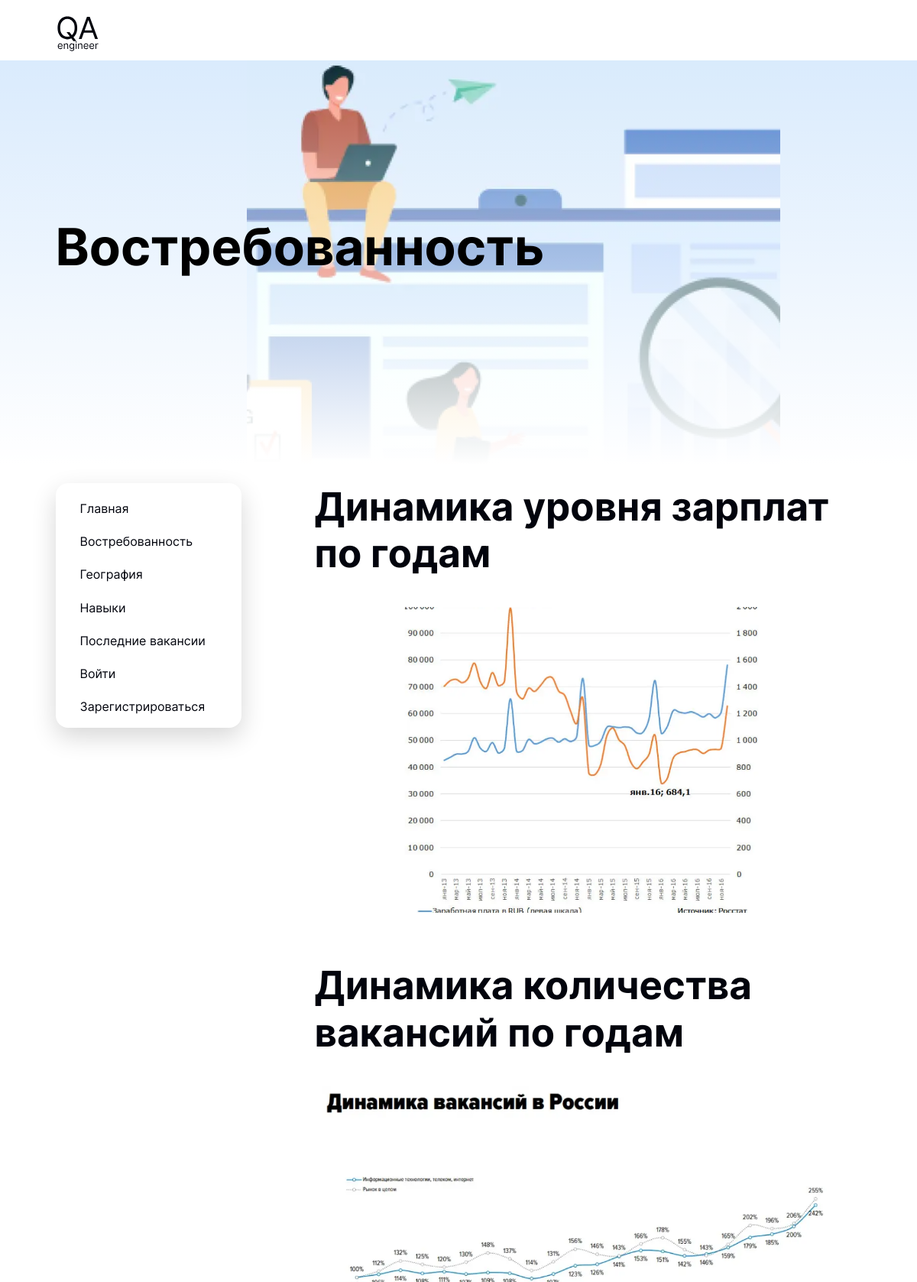
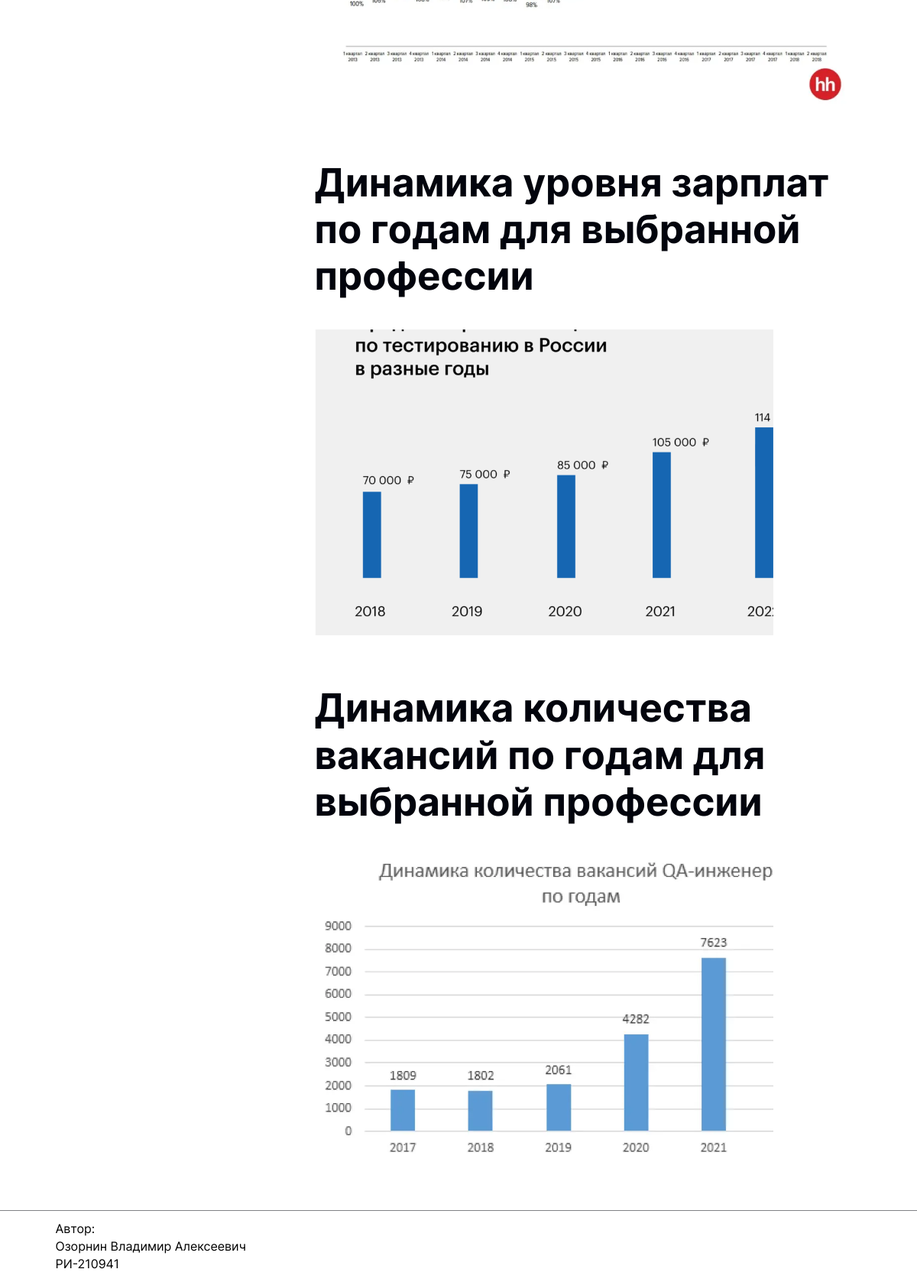
The app's page /demand with its own data (2 pictures, top to bottom).
### qa_engineer/models.py (models this page shows, shortened)
class Post(models.Model):
    title = models.CharField(max_length=140)
    section1 = models.TextField()
    content = models.TextField()

### qa_engineer/views.py (the view)
# urls.py: path('demand', views.demand, name='demand'),
def demand(request):
    content = get_content('Востребованность')
    return render(request, 'qa_engineer/index.html', content)

### qa_engineer/views.py (called while the page is built)
def get_content(name: str):
    content = \
        {'content': Post.objects.filter(title=name).first(),
         'title': name}
    return content

### qa_engineer/templates/qa_engineer/index.html (shortened to what this page needs)
{% extends "qa_engineer/base.html" %}
{% load static %}
{% block section1 %}
    {{ content.section1|safe }}
{% endblock %}
{% block content %}
    {{ content.content|safe }}
{% endblock %}

### records on screen
Post: section1 "Востребованность", section1 (picture), content "Динамика уровня зарплат по годам Динамика количества вакансий по годам Динамика уровня зарплат по годам для выбранной профессии Динамика количества вакансий по годам для выбранной профессии", content (picture)
